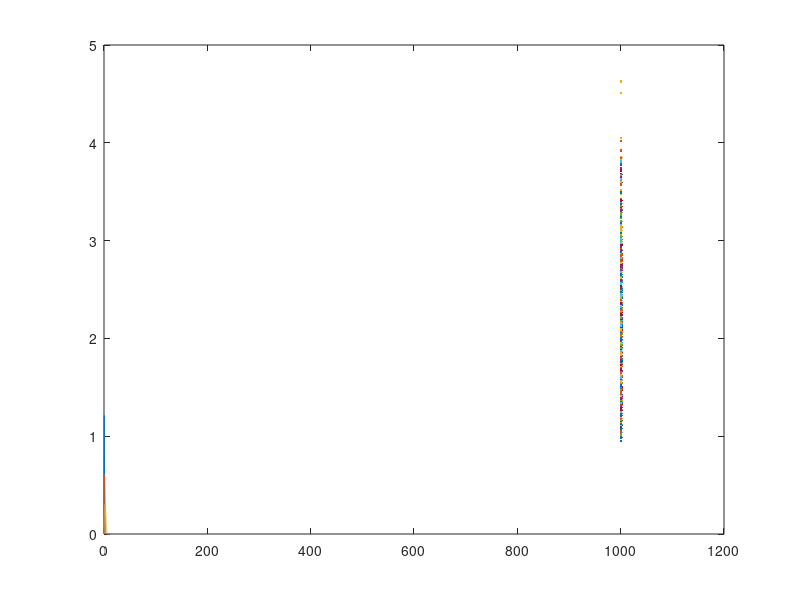

MATLAB code for this plot:
%% ==========================================================================
x = [0:0.01:10];
    p1 = raylpdf(x,0.5);
    p2 = raylpdf(x,1);
    p3 = raylpdf(x,2);
    plot(x,p1,x,p2,x,p3);
%%
%rayleigh distrubution simulate
pd=makedist('Rayleigh');
hold on;
 for x1 = 1: 1001;
    y(x1)=random(pd); 
 end
 plot(x1,y+sin(x1));
hold off;